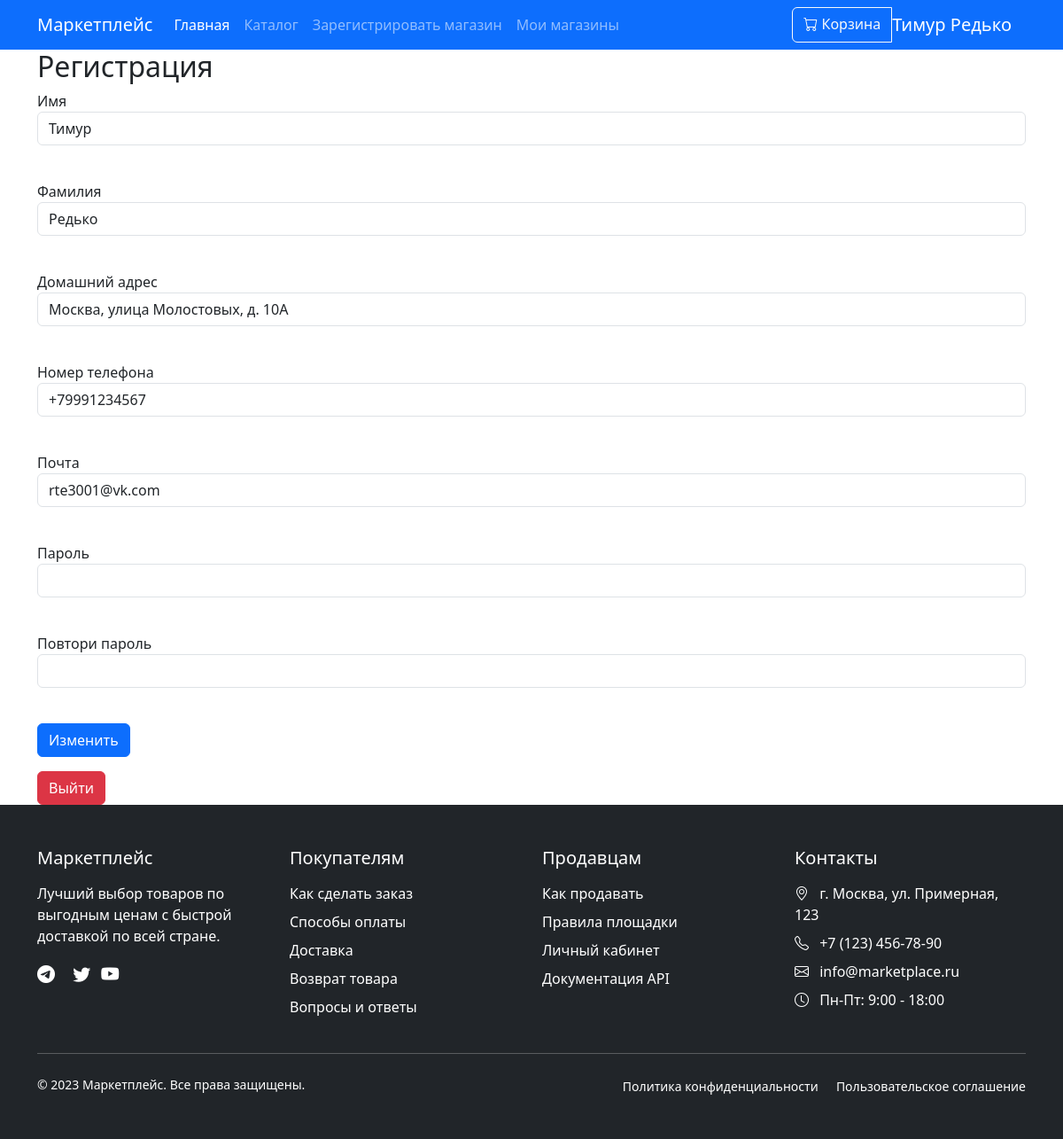
Screenshot of /edit_user (signed in) with the database file from the repository.
### data/models/users.py (models this page shows, shortened)
class User(SqlAlchemyBase, UserMixin, SerializerMixin):
    __tablename__ = 'users'
    id = Column(Integer, primary_key=True, autoincrement=True)
    name = Column(String)
    surname = Column(String)
    address = Column(String)
    phone_number = Column(String)
    email = Column(String, unique=True)
    date_of_creation = Column(String, default=datetime.date.today())
    hashed_password = Column(String)

### main.py (the view, shortened to what this page needs)
@login_required
@app.route('/edit_user', methods=['GET', 'POST'])
def edit_user():
    db_sess = db_session.create_session()
    user = db_sess.query(User).get(current_user.id)
    if not user:
        abort(404)
    form = RegisterForm()
    if request.method == 'GET':
        form.name.data = user.name
        form.surname.data = user.surname
        form.address.data = user.address
        form.phone_number.data = user.phone_number
        form.email.data = user.email
        form.submit.label.text = 'Изменить'
    return render_template('register.html', form=form)

### forms/RegisterForm.py
class RegisterForm(FlaskForm):
    name = StringField('Имя', [DataRequired()])
    surname = StringField('Фамилия', [DataRequired()])
    address = StringField('Домашний адрес', [DataRequired()])
    phone_number = StringField('Номер телефона', validators=[DataRequired()])
    email = EmailField('Почта', [DataRequired()])
    password = PasswordField('Пароль', [DataRequired()])
    password_again = PasswordField('Повтори пароль', [DataRequired()])
    submit = SubmitField('Зарегистрироваться')

### data/db_session.py (called while the page is built)
def create_session() -> Session:
    global __factory
    return __factory()

### main.py (called while the page is built)
@login_manager.user_loader
def load_user(user_id):
    db_sess = db_session.create_session()
    return db_sess.query(User).get(user_id)

### templates/register.html (shortened to what this page needs)
{% extends "base.html" %}
{% block main %}
<h2>Регистрация</h2>
<form action="" method="post">
    <p>
        {{ form.name.label }}<br>
        {{ form.name(class="form-control") }}<br>
    </p>
    <p>
        {{ form.surname.label }}<br>
        {{ form.surname(class="form-control") }}<br>
    </p>
    <p>
        {{ form.address.label }}<br>
        {{ form.address(class="form-control") }}<br>
    </p>
    <p>
        {{ form.phone_number.label }}<br>
        {{ form.phone_number(class="form-control") }}<br>
    </p>
    <p>
        {{ form.email.label }}<br>
        {{ form.email(class="form-control", type="email") }}<br>
    </p>
    <p>
        {{ form.password.label }}<br>
        {{ form.password(class="form-control", type="password") }}<br>
    </p>
    <p>
        {{ form.password_again.label }}<br>
        {{ form.password_again(class="form-control") }}<br>
    </p>
    <p>{{ form.submit(type="submit", class="btn btn-primary") }}</p>
    {% if current_user.is_authenticated %}
    <a class="btn btn-danger" href="/logout">Выйти</a>
    {% endif %}
</form>
{% endblock %}

### templates/base.html (shortened to what this page needs)
<!DOCTYPE html>
<html lang="ru">
<head>
    <link href="https://cdn.jsdelivr.net/npm/bootstrap@5.3.0/dist/css/bootstrap.min.css" rel="stylesheet">
    <link rel="stylesheet" href="https://cdn.jsdelivr.net/npm/bootstrap-icons@1.10.0/font/bootstrap-icons.css">
    <link rel="stylesheet" href="css/style.css">
</head>
<body>
    <nav class="navbar navbar-expand-lg navbar-dark bg-primary sticky-top">
        <div class="container">
            <a class="navbar-brand" href="/">Маркетплейс</a>
            <div class="collapse navbar-collapse" id="navbarSupportedContent">
                <ul class="navbar-nav me-auto mb-2 mb-lg-0">
                    <li class="nav-item">
                        <a class="nav-link active" href="/">Главная</a>
                    </li>
                    <li class="nav-item">
                        <a class="nav-link" href="/">Каталог</a>
                    </li>
                    {% if current_user.is_authenticated %}
                    <li class="nav-item">
                        <a class="nav-link" href="/create_shop">Зарегистрировать магазин</a>
                    </li>
                    <li>
                        <a class="nav-link" href="/my_shops">Мои магазины</a>
                    </li>
                    {% endif %}
                </ul>
                <div class="d-flex align-items-center">
                                        <div class="btn-group">
                        <a href="/cart" class="btn btn-outline-light position-relative">
                            <i class="bi bi-cart"></i> Корзина
                        </a>
                        {% if current_user.is_authenticated %}
                        <a class="navbar-brand" href="/edit_user">{{ current_user.name }} {{ current_user.surname }}</a>
                        {% else %}
                        <a href="/login" class="btn btn-outline-light">
                            <i class="bi bi-person"></i> Войти
                        </a>
                        {% endif %}
                    </div>
                </div>
            </div>
        </div>
    </nav>
<main role="main" class="container">
    {% block main %}{% endblock %}
</main>
    <footer class="bg-dark text-white py-5">
        <div class="container">
            <div class="row">
                <div class="col-lg-3 mb-4 mb-lg-0">
                    <h5 class="mb-3">Маркетплейс</h5>
                    <p>Лучший выбор товаров по выгодным ценам с быстрой доставкой по всей стране.</p>
                    <div class="social-icons">
                        <a href="#" class="text-white me-2"><i class="bi bi-telegram fs-5"></i></a>
                        <a href="#" class="text-white me-2"><i class="bi bi-twitter fs-5"></i></a>
                        <a href="#" class="text-white"><i class="bi bi-youtube fs-5"></i></a>
                    </div>
                </div>
                <div class="col-lg-3 col-md-4 mb-4 mb-md-0">
                    <h5 class="mb-3">Покупателям</h5>
                    <ul class="list-unstyled">
                        <li class="mb-2"><a href="#" class="text-white text-decoration-none">Как сделать заказ</a></li>
                        <li class="mb-2"><a href="#" class="text-white text-decoration-none">Способы оплаты</a></li>
                        <li class="mb-2"><a href="#" class="text-white text-decoration-none">Доставка</a></li>
                        <li class="mb-2"><a href="#" class="text-white text-decoration-none">Возврат товара</a></li>
                        <li><a href="#" class="text-white text-decoration-none">Вопросы и ответы</a></li>
                    </ul>
                </div>
                <div class="col-lg-3 col-md-4 mb-4 mb-md-0">
                    <h5 class="mb-3">Продавцам</h5>
                    <ul class="list-unstyled">
                        <li class="mb-2"><a href="#" class="text-white text-decoration-none">Как продавать</a></li>
                        <li class="mb-2"><a href="#" class="text-white text-decoration-none">Правила площадки</a></li>
                        <li class="mb-2"><a href="#" class="text-white text-decoration-none">Личный кабинет</a></li>
                        <li><a href="#" class="text-white text-decoration-none">Документация API</a></li>
                    </ul>
                </div>
                <div class="col-lg-3 col-md-4">
                    <h5 class="mb-3">Контакты</h5>
                    <ul class="list-unstyled">
                        <li class="mb-2"><i class="bi bi-geo-alt me-2"></i> г. Москва, ул. Примерная, 123</li>
                        <li class="mb-2"><i class="bi bi-telephone me-2"></i> +7 (123) 456-78-90</li>
                        <li class="mb-2"><i class="bi bi-envelope me-2"></i> info@marketplace.ru</li>
                        <li><i class="bi bi-clock me-2"></i> Пн-Пт: 9:00 - 18:00</li>
                    </ul>
                </div>
            </div>
            <hr class="my-4">
            <div class="row">
                <div class="col-md-6 text-center text-md-start">
                    <p class="small mb-0">© 2023 Маркетплейс. Все права защищены.</p>
                </div>
                <div class="col-md-6 text-center text-md-end">
                    <a href="#" class="text-white small text-decoration-none me-3">Политика конфиденциальности</a>
                    <a href="#" class="text-white small text-decoration-none">Пользовательское соглашение</a>
                </div>
            </div>
        </div>
    </footer>
</body>
</html>

### rows the page displays
User: name "Тимур", surname "Редько", address "Москва, улица Молостовых, д. 10А", phone_number "+79991234567", email "rte3001@vk.com"
